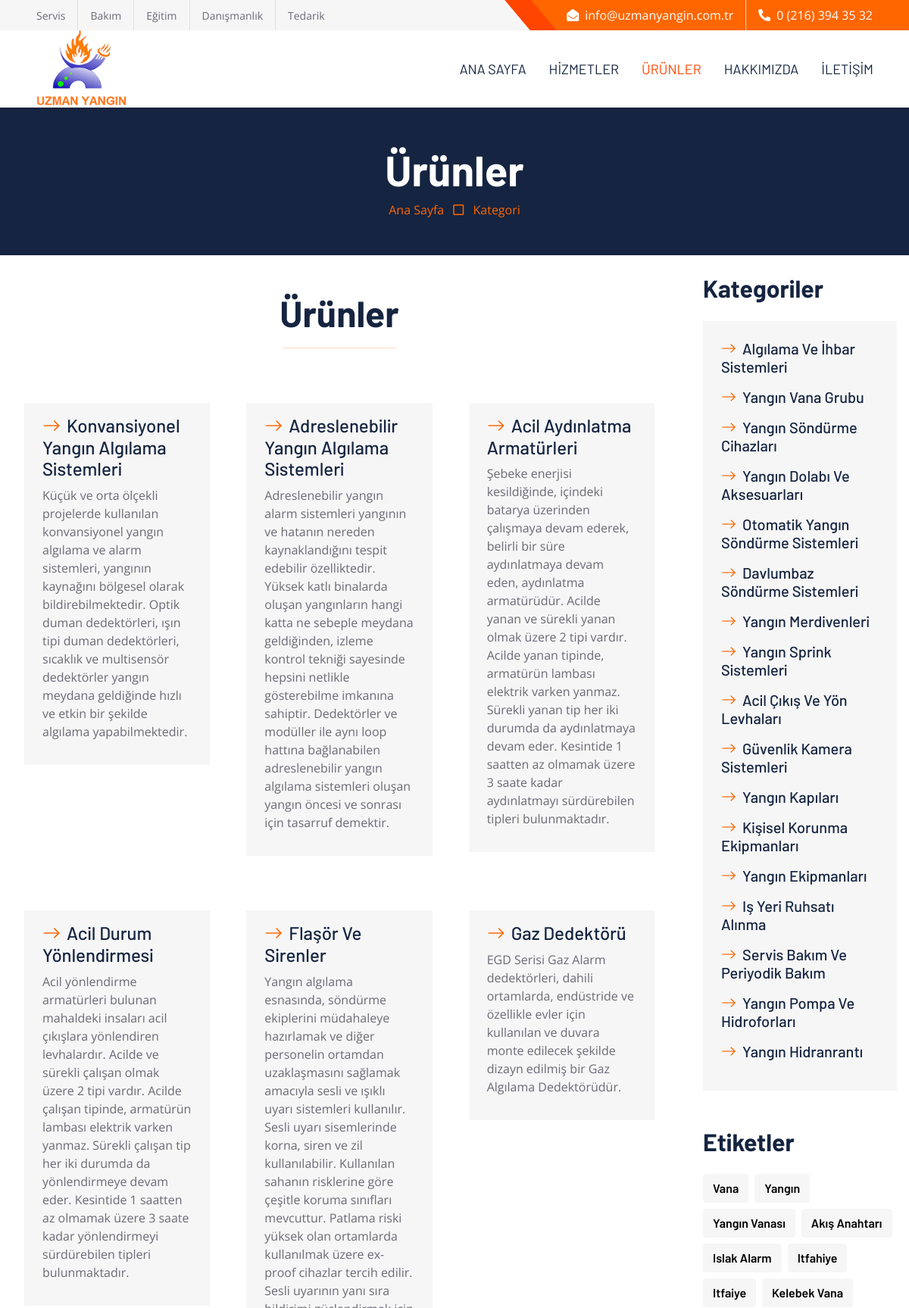
The page /urunler/kategori/algilama-ve-ihbar-sistemleri/ (upper part) on the database its author committed.
### services/models.py (models this page shows, shortened)
class Product(models.Model):
    title =models.CharField(max_length=150)
    image = models.ImageField(upload_to='services/services')
    category = models.ForeignKey(Category, on_delete=models.CASCADE)
    faaliyet = models.ManyToManyField(Faaliyet, blank=True)
    tag = models.ManyToManyField(Tag, blank=True)
    description = models.TextField()
    descriptiondetail = RichTextUploadingField()
    date = models.DateField(auto_now=True)
    is_home = models.BooleanField(verbose_name="Ürün Ana Sayfada Gösterilsin Mi?")
    slug = models.SlugField ()

class Category(models.Model):
    name = models.CharField(max_length=150)
    slug = models.SlugField()

class Tag(models.Model):
    name = models.CharField(max_length=150)
    slug = models.SlugField()

### services/views.py (the view)
# urls.py: path('urunler/kategori/<slug:slug>/', views.product_by_category, name='product_by_category'),
def product_by_category(request, slug):
    products = Product.objects.filter(category__slug=slug)
    category = Category.objects.all()
    tag = Tag.objects.all()
    faaliyets = Faaliyet.objects.all()
    context = {
        'products' : products,
        'category' : category,
        'tag' :tag,
        'faaliyets' : faaliyets
    }
    return render(request, 'services/products.html', context)

### templates/services/products.html (shortened to what this page needs)
{% extends 'base.html' %}
{% load static %}
{% block content %}
    <div class="container-fluid bg-dark p-5">
        <div class="row">
            <div class="col-12 text-center">
                <h1 class="display-4 text-white">Ürünler</h1>
                <a href="{% url 'index' %}">Ana Sayfa</a>
                <i class="far fa-square text-primary px-2"></i>
                <a href="">Kategori</a>
            </div>
        </div>
    </div>
<div class="container-fluid py-4 px-3">
    <div class="row g-5">
        <div class="col-lg-9">
            <div class="container-fluid py-4 px-3">
            <div class="text-center mx-auto mb-5" style="max-width: 600px;">
            <h1 class="display-5 mb-0">Ürünler</h1>
            <hr class="w-25 mx-auto bg-primary">
            </div>
            <div class="row g-5">
            {% for products in products  %}
            <div class="col-lg-4">
                <div class="blog-item">
                    <div class="position-relative overflow-hidden">
                    </div>
                    <div class="bg-secondary d-flex">
                        <div class="d-flex flex-column justify-content-center py-3 px-4">
                            <a class="h4" href="{% url 'product_detail' products.slug %}"><i class="bi bi-arrow-right text-primary me-2"></i>{{products.title|title}}</a>
                            <p>{{products.description}}</p>
                        </div>
                    </div>
                </div>
            </div>
            {% endfor %}
        </div>
    </div>
</div>
<div class="col-lg-3">
            <div class="mb-5">
                <h2 class="mb-4">Kategoriler</h2>
                <div class="d-flex flex-column justify-content-start bg-secondary p-4">
                    {% for category in category %}
                    <a class="h5 mb-3" href="{% url 'product_by_category' category.slug %}"><i class="bi bi-arrow-right text-primary me-2"></i>{{category.name|title}}</a>
                    {% endfor %}
                </div>
            </div>
                <div class="mb-5">
                    <h2 class="mb-4">Etiketler</h2>
                    <div class="d-flex flex-wrap m-n1">
                        {% for tag in tag  %}
                        <a href="{% url 'product_by_tag' tag.slug %}" class="btn btn-secondary m-1">{{tag.name|title}}</a>
                        {% endfor %}
                    </div>
                </div>
        </div>
    </div>
</div>
{% endblock content %}

### static/css/style.css (style rules this page uses)
:root { --primary: #ff4500; --secondary: #F6F6F6; --light: #FFFFFF; --dark: #152440; }
h1, h2, .font-weight-bold { font-weight: 700 !important; }
.btn { font-family: 'Barlow', sans-serif; font-weight: 600; transition: .5s; }

### rows shown on the page
Product: title "Konvansiyonel Yangın Algılama Sistemleri", description "Küçük ve orta ölçekli projelerde kullanılan konvansiyonel yangın algılama ve alarm sistemleri, yangının kaynağını bölgesel olarak bildirebilmektedir. Optik duman dedektörleri, ışın tipi duman dedektörleri, sıcaklık ve multisensör dedektörler yangın meydana geldiğinde hızlı ve etkin bir şekilde algılama yapabilmektedir."
Product: title "Adreslenebilir Yangın Algılama Sistemleri", description "Adreslenebilir yangın alarm sistemleri yangının ve hatanın nereden kaynaklandığını tespit edebilir özelliktedir. Yüksek katlı binalarda oluşan yangınların hangi katta ne sebeple meydana geldiğinden, izleme kontrol tekniği sayesinde hepsini netlikle gösterebilme imkanına sahiptir. Dedektörler ve modüller ile aynı loop hattına bağlanabilen adreslenebilir yangın algılama sistemleri oluşan yangın öncesi ve sonrası için tasarruf demektir."
Product: title "Acil Aydınlatma Armatürleri", description "Şebeke enerjisi kesildiğinde, içindeki batarya üzerinden çalışmaya devam ederek, belirli bir süre aydınlatmaya devam eden, aydınlatma armatürüdür. Acilde yanan ve sürekli yanan olmak üzere 2 tipi vardır. Acilde yanan tipinde, armatürün lambası elektrik varken yanmaz. Sürekli yanan tip her iki durumda da aydınlatmaya devam eder. Kesintide 1 saatten az olmamak üzere 3 saate kadar aydınlatmayı sürdürebilen tipleri bulunmaktadır."
Product: title "Acil Durum Yönlendirmesi", description "Acil yönlendirme armatürleri bulunan mahaldeki insaları acil çıkışlara yönlendiren levhalardır. Acilde ve sürekli çalışan olmak üzere 2 tipi vardır. Acilde çalışan tipinde, armatürün lambası elektrik varken yanmaz. Sürekli çalışan tip her iki durumda da yönlendirmeye devam eder. Kesintide 1 saatten az olmamak üzere 3 saate kadar yönlendirmeyi sürdürebilen tipleri bulunmaktadır."
Product: title "Flaşör Ve Sirenler"
Product: title "Gaz Dedektörü", description "EGD Serisi Gaz Alarm dedektörleri, dahili ortamlarda, endüstride ve özellikle evler için kullanılan ve duvara monte edilecek şekilde dizayn edilmiş bir Gaz Algılama Dedektörüdür."
Category: name "Algılama Ve İhbar Sistemleri"
Category: name "Yangın Vana Grubu"
Category: name "Yangın Söndürme Cihazları"
Category: name "Yangın Dolabı Ve Aksesuarları"
Category: name "Otomatik Yangın Söndürme Sistemleri"
Category: name "Davlumbaz Söndürme Sistemleri"
Category: name "Yangın Merdivenleri"
Category: name "Yangın Sprink Sistemleri"
Category: name "Acil Çıkış Ve Yön Levhaları"
Category: name "Güvenlik Kamera Sistemleri"
Category: name "Yangın Kapıları"
Category: name "Kişisel Korunma Ekipmanları"
Category: name "Yangın Ekipmanları"
Category: name "Iş Yeri Ruhsatı Alınma"
Category: name "Servis Bakım Ve Periyodik Bakım"
Category: name "Yangın Pompa Ve Hidroforları"
Category: name "Yangın Hidranrantı"
Tag: name "Vana"
Tag: name "Yangın"
Tag: name "Yangın Vanası"
Tag: name "Akış Anahtarı"
Tag: name "Islak Alarm"
Tag: name "Itfahiye"
Tag: name "Itfaiye"
Tag: name "Kelebek Vana"
